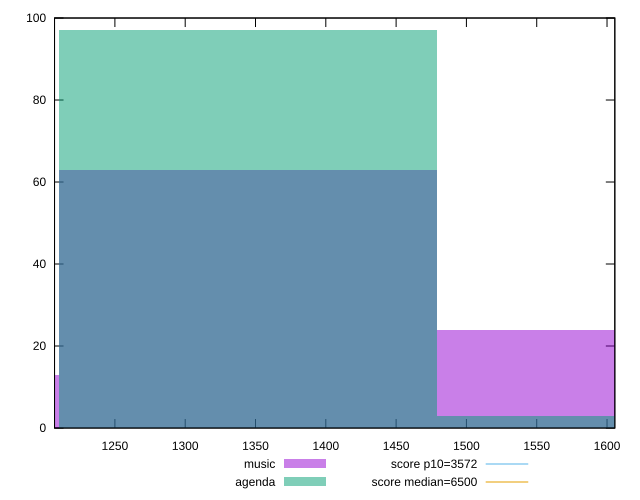

This chart was generated by the following gnuplot code:
reset

$music <<EOF
1613.454300152842 24
1344.5452501273685 63
1075.6362001018947 13
EOF

$agenda <<EOF
1613.454300152842 3
1344.5452501273685 97
EOF

set key outside below
set boxwidth 268.9090500254737
set xrange [1207.071:1605.547]
set yrange [0:100]
set trange [0:100]
set style fill transparent solid 0.5 noborder

set parametric
set terminal svg size 640, 500 enhanced background rgb 'white'
set output "reports/report_00032_2021-02-25T10-28-15.087Z/first-cpu-idle/comparison/histogram/0_vs_1.svg"

plot $music title "music" with boxes, \
     $agenda title "agenda" with boxes, \
     3572,t title "score p10=3572", \
     6500,t title "score median=6500"

reset
